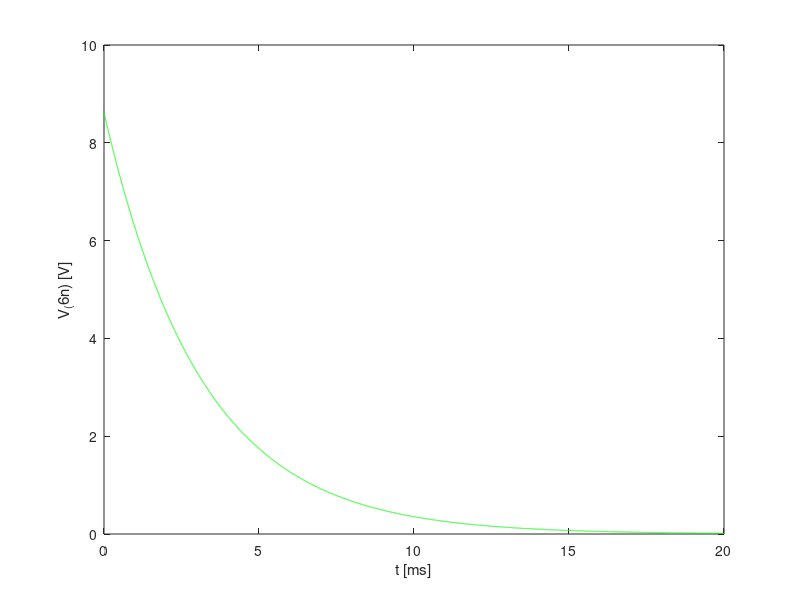
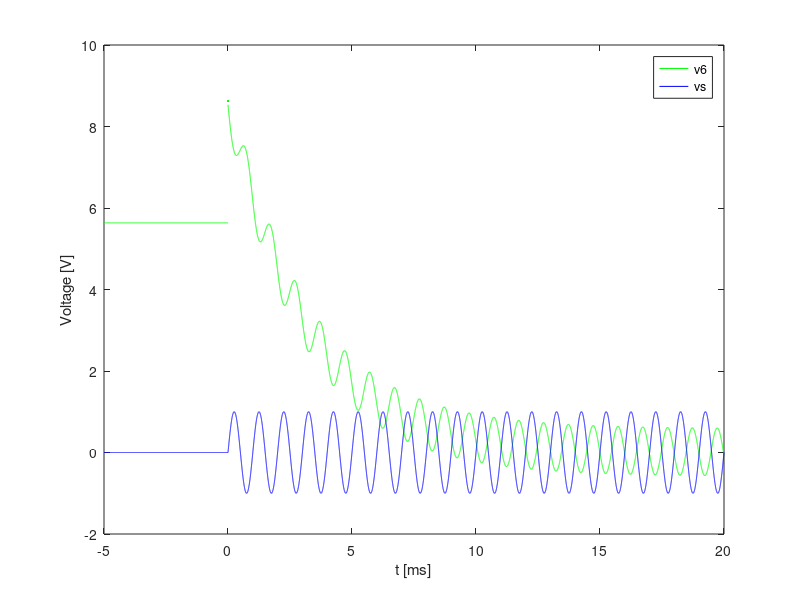

Write the MATLAB code that produced these figures, in order.
close all
clear all

format long

%%Variable Values
R1 = 1.02597459645e3; 
R2 = 2.02178008702e3; 
R3 = 3.03144887426e3; 
R4 = 4.13109833342e3; 
R5 = 3.09601431108e3; 
R6 = 2.01920057699e3; 
R7 = 1.02918842978e3; 
Vs = 5.1256272592; 
C = 1.011814928e-6; 
Kb = 7.28538907285e-3; 
Kd = 8.0919603219e3;


G1=1/R1;
G2=1/R2;
G3=1/R3;
G4=1/R4;
G5=1/R5;
G6=1/R6;
G7=1/R7;


%%-----------------> NODE METHOD to calculate voltages t<0 <-------------------

H=[1,0,0,0,0,0,0; ...
   G1,-G1-G2-G3,G2,G3,0,0,0; ...
   0,G2+Kb,-G2,-Kb,0,0,0; ...
   0,G3,0,-G3-G4-G5,G5,G7,-G7; ...
   0,-Kb,0,Kb+G5,-G5,0,0; ...
   0,0,0,0,0,-G6-G7,G7; ...
   0,0,0,1,0,Kd*G6,-1];
d=[Vs;0;0;0;0;0;0];

V=inv(H)*d;

V1=V(1);
V2=V(2);
V3=V(3);
V4=0;
V5=V(4);
V6_b=V(5);
V7=V(6);
V8=V(7);


%printf('$I_b$ = %e\n$I_d$ = %e\n$I_{R1}$ = %e\n$I_{R2}$ = %e\n$I_{R3}$ = %e\n$I_{R4}$ = %e\n$I_{R5}$ = %e\n$I_{R6}$ = %e\n$I_{R7}$ = %e\n',Ib,Id,IR1,IR2,IR3,IR4,IR5,IR6,IR7);


printf('op_TAB\n');
printf('$V_1$ = %.11f\n$V_2$ = %.11f\n$V_3$ = %.11f\n$V_4$ = %.11f\n$V_5$ = %.11f\n$V_6$ = %.11f\n$V_7$ = %.11f\n$V_8$ = %.11f\n', V1,V2,V3,V4,V5,V6_b,V7,V8);
printf('op_END\n');

%%-----------------> Calculate equivalent resistor <-------------------

Vx=V6_b-V8;

%H=[1,0,0,0,0,0,0; ...
%   G1,-G1-G2-G3,G2,G3,0,0,0; ...
%   0,G2+Kb,-G2,-Kb,0,0,0; ...
%   0,0,0,1,0,Kd*G6,-1; ...
%   0,0,0,0,1,0,-1; ...
%   0,0,0,0,0,-G6-G7,G7; ...
%   G1,-G1,0,-G4,0,-G6,0];
Vs=0;  
H=[1,0,0,0,0,0,0; ...
   G1,-G1-G2-G3,G2,G3,0,0,0; ...
   0,G2+Kb,-G2,-Kb,0,0,0; ...
   0,0,0,1,0,Kd*G6,-1; ...
   0,0,0,0,1,0,-1; ...
   0,0,0,0,0,-G6-G7,G7; ...
   G4,G3,0,-G3-G4,0,G6+G7,-G7];   

   
d=[Vs;0;0;0;Vx;0;0];

V=inv(H)*d;

V1=V(1);
V2=V(2);
V3=V(3);
V4=0;
V5=V(4);
V6_0=V(5);
V7=V(6);
V8=V(7);


Ix=G5*(V5-V6_0)-Kb*(V2-V5);
%Ix=-G7*(V7-V8)+Kd*G6*V7;
Req=Vx/Ix; 
Req=-Req; %Não sabemos ainda o erro do Ix


%printf('$I_b$ = %e\n$I_d$ = %e\n$I_{R1}$ = %e\n$I_{R2}$ = %e\n$I_{R3}$ = %e\n$I_{R4}$ = %e\n$I_{R5}$ = %e\n$I_{R6}$ = %e\n$I_{R7}$ = %e\n',Ib,Id,IR1,IR2,IR3,IR4,IR5,IR6,IR7);


printf('op_TAB\n');
printf('$V_1$ = %.11f\n$V_2$ = %.11f\n$V_3$ = %.11f\n$V_4$ = %.11f\n$V_5$ = %.11f\n$V_6$ = %.11f\n$V_7$ = %.11f\n$V_8$ = %.11f\n', V1,V2,V3,V4,V5,V6_0,V7,V8);
printf('op_END\n');

%%-----------------> Calculate natural solution <-------------------

t=0:1e-6:20e-3;

wn=-1/(Req*C);

v6_n=Vx*exp(wn*t);

nat_sol = figure ();
plot (t*1000, v6_n, "g"); 
xlabel ("t [ms]");
ylabel ("V_(6n) [V]");
print (nat_sol, "nat_sol.eps", "-depsc");


%%-----------------> Calculate forced solution <-------------------
f=1000;
w=2*pi*f;
Zc=1/(j*w*C);
Gc=1/Zc;
Vs=exp(-pi/2*j);


H=[1,0,0,0,0,0,0; ...
   G1,-G1-G2-G3,G2,G3,0,0,0; ...
   0,G2+Kb,-G2,-Kb,0,0,0; ...
   0,G3,0,-G3-G4-G5,G5+Gc,G7,-Gc-G7; ...
   0,-Kb,0,Kb+G5,-G5-Gc,0,Gc; ...
   0,0,0,0,0,-G6-G7,G7; ...
   0,0,0,1,0,Kd*G6,-1];
d=[Vs;0;0;0;0;0;0];

V=inv(H)*d;

V1=V(1);
V2=V(2);
V3=V(3);
V4=0;
V5=V(4);
V6_a=V(5);
V7=V(6);
V8=V(7);


printf('op_TAB\n');
printf('$V_1$ = %fe^{%fj}\n$V_2$ = %fe^{%fj}\n$V_3$ = %fe^{%fj}\n$V_4$ = %fe^{%fj}\n$V_5$ = %fe^{%fj}\n$V_6$ = %fe^{%fj}\n$V_7$ = %fe^{%fj}\n$V_8$ = %fe^{%fj}\n', abs(V1),angle(V1),abs(V2),angle(V2),abs(V3),angle(V3),abs(V4),angle(V4),abs(V5),angle(V5),...
abs(V6_a),angle(V6_a),abs(V7),angle(V7),abs(V8),angle(V8));
printf('op_END\n');

%%-----------------> Calculate total solution <-------------------


v6_n=Vx*exp(wn*t);

Gain=abs(V6_a);
Phase=angle(V6_a);

v6_f=Gain*cos(w*t+Phase);

v6=v6_n+v6_f;

vs=sin(w*t);

tb=-5e-3:1e-6:0;

V6_b=ones(1,length(tb))*V6_b;
Vs=ones(1,length(tb))*Vs;

tot_sol = figure ();
plot (t*1000, v6, "g");  
hold on;
plot (t*1000, vs, "b");
hold on;
plot (tb*1000, V6_b, "g"); 
hold on;
plot (0, V6_0, "g"); 
hold on;
plot (tb*1000, Vs, "b");
xlabel ("t [ms]");
ylabel ("Voltage [V]");
legend("v6","vs");
print (tot_sol, "tot_sol.eps", "-depsc");





